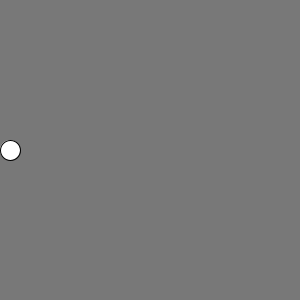
Frame 1 (no input)
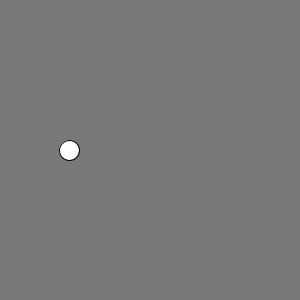
Frame 60 (the mouse pressed at the canvas centre just before this capture)
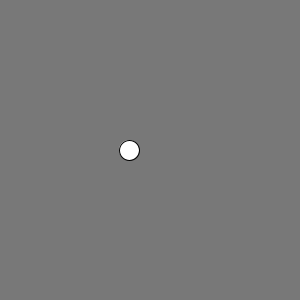
Frame 120 (the mouse held since frame 60 and released just before this capture)

The Processing sketch that drew these frames (run headless with seeded random() and noise(); from frame 60 on, the mouse is pressed at the canvas centre):

// Processing sketch: ex15_pde
// ── ex15_pde.pde
int posX = 10;

void setup(){
  size(300, 300);
  textAlign(CENTER);
}

void draw(){
  background(120);
  
  if(posX < width - 10){ 
    ellipse(posX, height/2, 20, 20);
    posX+=1;
  } else {
    text("VENCEDOR!",  width/2, height/2);
  }
}

void keyPressed(){
  if (keyCode == 32){
    posX = 0;
  }
} 
